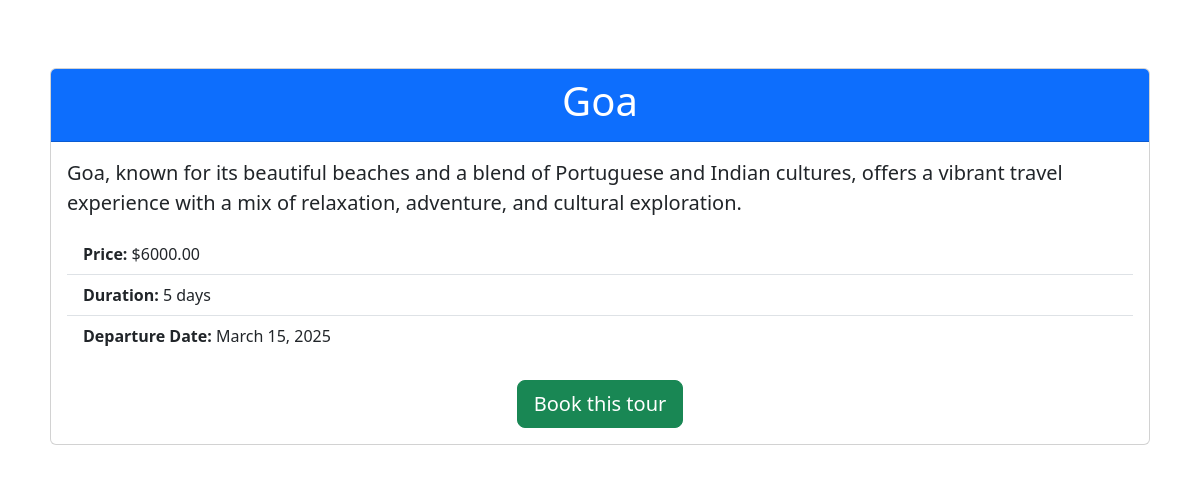
Screenshot of /tour-package/3/ with the database file from the repository.
### travel/models.py (models this page shows, shortened)
class TourPackage(models.Model):
    destination = models.ForeignKey(Destination, on_delete=models.CASCADE)
    duration = models.PositiveIntegerField(help_text="Duration in days")
    departure_date = models.DateField()
    return_date = models.DateField()
    price = models.DecimalField(max_digits=10, decimal_places=2)

class Destination(models.Model):
    name = models.CharField(max_length=200)
    description = models.TextField()
    image = models.ImageField(upload_to='destination_images/')
    price_per_person = models.DecimalField(max_digits=10, decimal_places=2)

### travel/views.py (the view)
# urls.py: path('tour-package/<int:package_id>/', views.tour_package_detail, name='tour_package_detail'),
def tour_package_detail(request, package_id):
    tour_package = get_object_or_404(TourPackage, id=package_id)
    return render(request, 'travel/tour_package_detail.html', {'tour_package': tour_package})

### travel/templates/travel/tour_package_detail.html (shortened to what this page needs)
<!DOCTYPE html>
<html lang="en">
<head>
    <link href="https://cdn.jsdelivr.net/npm/bootstrap@5.3.0/dist/css/bootstrap.min.css" rel="stylesheet">
</head>
<body>
    <div class="container mt-5">
        <div class="card">
            <div class="card-header bg-primary text-white text-center">
                <h1>{{ tour_package.destination.name }}</h1>
            </div>
            <div class="card-body">
                <p class="lead">{{ tour_package.destination.description }}</p>
                <ul class="list-group list-group-flush">
                    <li class="list-group-item"><strong>Price:</strong> ${{ tour_package.price }}</li>
                    <li class="list-group-item"><strong>Duration:</strong> {{ tour_package.duration }} days</li>
                    <li class="list-group-item"><strong>Departure Date:</strong> {{ tour_package.departure_date }}</li>
                </ul>
                <div class="text-center mt-4">
                    <a href="{% url 'book_tour' tour_package.id %}" class="btn btn-success btn-lg">Book this tour</a>
                </div>
            </div>
        </div>
    </div>
</body>
</html>

### travel/templates/travel/tour_package_detail.html (style rules this page uses)
body { background: url('https://truthoftraveling.com/wp-content/uploads/2020/04/Truth-of-Traveling-Machu-Picchu-1-1-scaled.jpg') no-repeat center center fixed; background-size: cover; }
.container { background: rgba(255, 255, 255, 0.8); padding: 20px; border-radius: 10px; }

### rows the page displays
TourPackage: destination.name "Goa", destination.description "Goa, known for its beautiful beaches and a blend of Portuguese and Indian cultures, offers a vibrant travel experience with a mix of relaxation, adventure, and cultural exploration.", price "6000.00", duration "5", departure_date "March 15, 2025"
